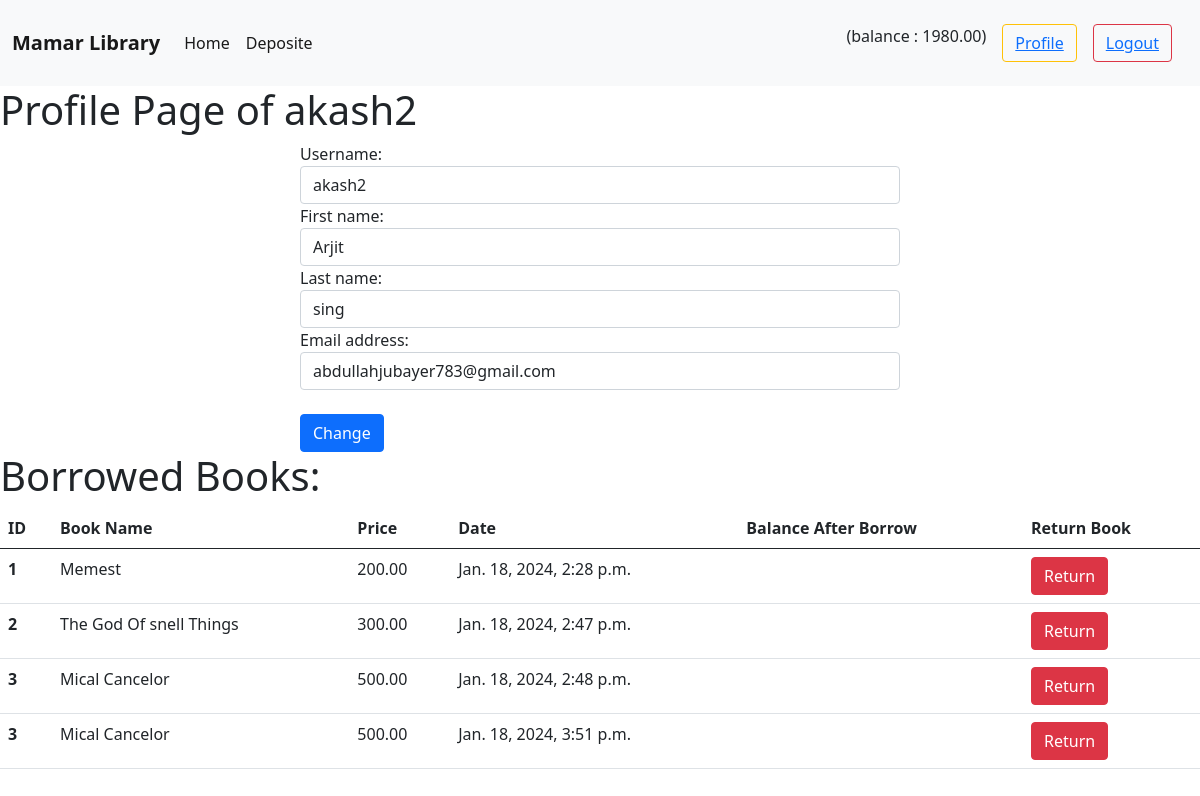
Page /accounts/profile/ (signed in) on the committed database.
### users/models.py (models this page shows, shortened)
class UserAccountModel(models.Model):
    user = models.OneToOneField(User,related_name="account",on_delete=models.CASCADE )
    balance = models.DecimalField(default=0,max_digits=8,decimal_places=2)

### borrow_book/models.py (models this page shows, shortened)
class BorrowBookModel(models.Model):
    account = models.ForeignKey(UserAccountModel, related_name = 'borrow', on_delete = models.CASCADE)
    book = models.ForeignKey(BookModel,related_name = 'borrowed', on_delete = models.CASCADE)
    balance_after_transaction = models.DecimalField(decimal_places=2, max_digits = 12, null=True,blank = True)
    created_time = models.DateTimeField(auto_now_add=True)
    is_returnd = models.BooleanField(default = False)

### books/models.py (models this page shows, shortened)
class BookModel(models.Model):
    image = models.ImageField(upload_to ='books/media/uploads/',blank=True, null=True)
    title = models.CharField(max_length=300)
    description = models.TextField()
    catagory = models.ManyToManyField(CategorysModel)
    borrowprice = models.DecimalField(max_digits=8,decimal_places=2)

### users/views.py (the view, shortened to what this page needs)
# urls.py: path('profile/',ProfileUpdateView.as_view() , name="profile"),
class ProfileUpdateView(UpdateView):
    model = UserAccountModel
    form_class = UserDataChangeForm
    template_name = 'profile.html'
    success_url = reverse_lazy('profile')
    def get_object(self, queryset=None):
        return self.request.user
    def get_context_data(self, **kwargs):
        context = super().get_context_data(**kwargs)
        context['objects'] = BorrowBookModel.objects.all()
        return context

### users/forms.py
class UserDataChangeForm(UserChangeForm):
    password = None
    class Meta:
        model = User
        fields = ['username','first_name','last_name','email']

### users/templates/profile.html (shortened to what this page needs)
{% extends "base.html" %}
{% block content %}
<h1>Profile Page of {{user}}</h1>
{%load crispy_forms_tags %}
<form style = "width: 50% ; margin: auto;" method='post' novalidate>
  {% for fm in form %}
  {{fm.label_tag}}
  {{fm}}
  {% endfor %}
  <br/>
  <button type="submit" class="btn btn-primary">Change</button>
</form>
<h1>Borrowed Books:</h1>
<table class="table">
  <thead>
    <tr>
      <th scope="col">ID</th>
      <th scope="col">Book Name</th>
      <th scope="col">Price</th>
      <th scope="col">Date</th>
      <th scope="col">Balance After Borrow</th>
      <th scope="col">Return Book</th>
    </tr>
  </thead>
  <tbody>
  {% for obj in objects %}
    <tr>
      <th scope="row">{{obj.book.id}}</th>
      <td>{{obj.book.title}}</td>
      <td>{{obj.book.borrowprice}}</td>
      <td>{{obj.created_time}}</td>
      <td>{{obj.book.balance_after_transaction}}</td>
      <td><a class="btn btn-danger text-white" href="{% url "return" obj.book.id %}">Return</a></td>
    </tr>
    {% endfor %}
  </tbody>
</table>
{% endblock  %}

### templates/base.html (shortened to what this page needs)
<!doctype html>
<html lang="en">
  <head>
    <link href="https://cdn.jsdelivr.net/npm/bootstrap@5.0.2/dist/css/bootstrap.min.css" rel="stylesheet">
  </head>
  <body>
    <nav class="navbar navbar-expand-lg navbar-light bg-light">
        <div class="container-fluid">
          <a class="navbar-brand" href="{% url "home" %}"><strong>Mamar Library</strong></a>
          <div class="collapse navbar-collapse" id="navbarSupportedContent">
            <ul class="navbar-nav me-auto mb-2 mb-lg-0">
              <li class="nav-item">
                <a class="nav-link active" aria-current="page" href="{% url "home" %}">Home</a>
              </li>
              <li class="nav-item">
                <a class="nav-link active" aria-current="page" href="{% url "deposite" %}">Deposite</a>
              </li>
            </ul>
            <form class="d-flex m-2">
            {% if user.is_authenticated %}
            <div class="m-2">(balance : {{request.user.account.balance}})</div>
            <button class="btn btn-outline-warning m-2" type="submit"><a href="{% url "profile" %}">Profile</a></button>
              <button class="btn btn-outline-danger m-2" type="submit"><a href="{% url "logout" %}">Logout</a></button>
              {% else %}
              <button class="btn btn-outline-success m-2" type="submit"><a href="{% url "registar" %}">Signup</a></button>
              <button class="btn btn-outline-primary m-2" type="submit"><a href="{% url "login" %}">Login</a></button>
              {% endif %}
            </form>
          </div>
        </div>
      </nav>
      {% block content %}
      {% endblock  %}
  </body>
</html>

### rows in the picture
BorrowBookModel: book.id "1", book "Memest", book.borrowprice "200.00", created_time "Jan. 18, 2024, 2:28 p.m."
BorrowBookModel: book.id "2", book "The God Of snell Things", book.borrowprice "300.00", created_time "Jan. 18, 2024, 2:47 p.m."
BorrowBookModel: book.id "3", book "Mical Cancelor", book.borrowprice "500.00", created_time "Jan. 18, 2024, 2:48 p.m."
BorrowBookModel: book.id "3", book "Mical Cancelor", book.borrowprice "500.00", created_time "Jan. 18, 2024, 3:51 p.m."

### other values in the picture
{{ request.user.account.balance }} "1980.00"
{{ user }} "akash2"
{{ fm.label_tag }} "Username:" "First name:" "Last name:" "Email address:"
